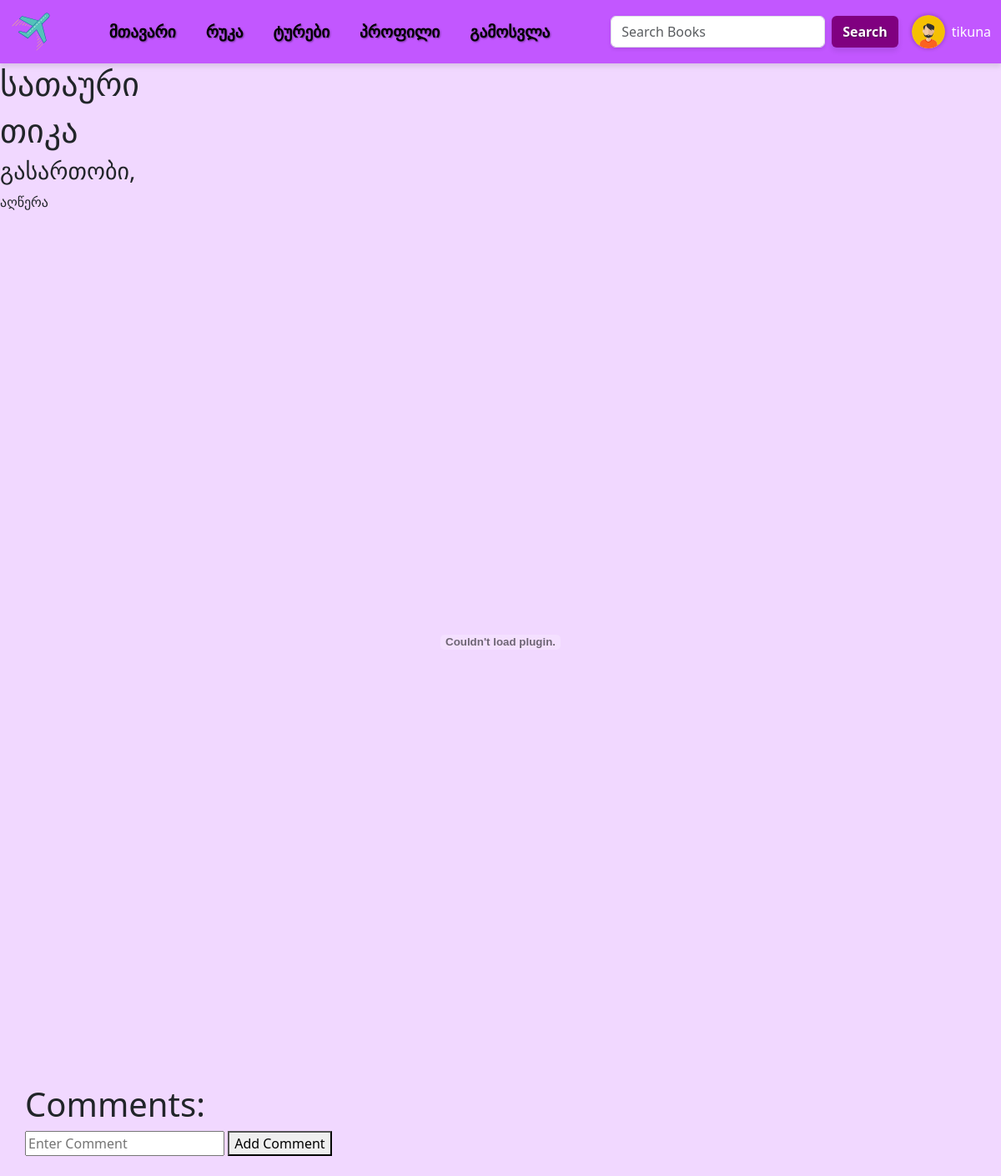
Screenshot of /reading/1 (signed in) with the database file from the repository.
### base/models.py (models this page shows, shortened)
class User(AbstractUser):
    travels = models.ManyToManyField(Travel, related_name='users',blank=True)
    avatar = models.ImageField(null=True, default='avatar.svg')
    bio = models.TextField(null=True)

class Travel(models.Model):
    creator = models.ForeignKey('User', on_delete=models.SET("Unknown Creator"), related_name='created_travels')
    picture = models.ImageField(null=True, blank=True)
    file = models.FileField(null=True)
    name = models.CharField(max_length=100)
    autor = models.ForeignKey(Author, on_delete=models.SET("Unknown Author"))
    genre = models.ManyToManyField(Genre, related_name='travels',blank=True)
    description = models.TextField(max_length=500)
    created = models.DateTimeField(auto_now_add=True)
    update = models.DateTimeField(auto_now=True)
    class Meta:
        ordering = ["name", "created"]

class Author(models.Model):
    name = models.CharField(max_length=200)
    def __str__(self):
        return self.name

class Genre(models.Model):
    name = models.CharField(max_length=50)
    Desc = models.CharField(max_length=300, default="No Description")
    def __str__(self):
        return  self.name

### base/views.py (the view, shortened to what this page needs)
# urls.py: path('reading/<str:id>', views.reading, name='reading'),
def reading(request, id):
    travel = Travel.objects.get(id=id)
    travel_comments = Comment.objects.filter(travel=travel)
    return render(request, 'base/reading.html', {'travel': travel, 'comments': travel_comments})

### base/templates/base/reading.html (shortened to what this page needs)
{% extends 'main.html' %}
{% block content %}
    <h1>{{ travel.name }}</h1>
    <h1>{{ travel.autor }}</h1>
    <h3>
        {% for genre in travel.genre.all %}
            {{ genre }},
        {% endfor %}
    </h3>
    <p>{{ travel.description }}</p>
    {% load static %}
    <embed src="{% static travel.file.url %}" width="100%" height="1000px" scrolling="auto"/>
    <br>
    <br>
    <div style="margin-left: 30px;">
        <h1>Comments:</h1>
        {% if request.user.is_authenticated %}
            <form action="" method="POST">
                <input name="body" placeholder="Enter Comment">
                <button type="submit">Add Comment</button>
            </form>
        {% endif %}
        <br>
    </div>
{% endblock %}

### templates/navbar.html (shortened to what this page needs)
{% load static %}
<nav class="navbar navbar-expand-lg custom-navbar">
    <div class="container-fluid">
        <a class="navbar-brand" href="https://www.youtube.com/watch?v=Yj6V_a1-EUA">
            <img src="{% static 'files/travel.svg' %}" alt="Logo" style="height: 50px;" />
        </a>
        <div class="collapse navbar-collapse" id="navbarSupportedContent">
            <ul class="navbar-nav mx-auto mb-2 mb-lg-0">
                <li class="nav-item">
                    <a class="nav-link active" aria-current="page" href="{% url 'home' %}">მთავარი</a>
                </li>
                <li class="nav-item">
                    <a class="nav-link active" aria-current="page" href="{% url 'about' %}">რუკა</a>
                </li>
                {% if request.user.is_authenticated %}
                <li class="nav-item">
                    <a class="nav-link active" aria-current="page" href="{% url 'profile' request.user.id %}">ტურები</a>
                </li>
                 <li class="nav-item">
                    <a class="nav-link active" aria-current="page" href="{% url 'update_user' %}">პროფილი</a>
                </li>
                <li class="nav-item">
                    <a class="nav-link active" aria-current="page" href="{% url 'logout' %}">გამოსვლა</a>
                </li>
                {% else %}
                <li class="nav-item">
                    <a class="nav-link active" aria-current="page" href="{% url 'login' %}">შესვლა</a>
                </li>
                {% endif %}
            </ul>
            <form class="d-flex" role="search" action="">
                <input class="form-control me-2" type="search" name="q" placeholder="Search Books" aria-label="Search">
                <button class="btn btn-purple" type="submit">Search</button>
            </form>
            {% if request.user.is_authenticated %}
            <div class="d-flex align-items-center ms-3">
                <a href="{% url 'profile' request.user.id %}" class="d-flex align-items-center">
                    <img src="{{ request.user.avatar.url }}" width="40" height="40" style="border-radius:50%; box-shadow: 0 0 5px rgba(0, 0, 0, 0.3);">
                </a>
                <span class="ms-2">{{ request.user.username }}</span>
            </div>
            {% endif %}
        </div>
    </div>
</nav>

### static/styles/style.css (style rules this page uses)
body { background-color: #f1d8ff; }
a { text-decoration: none; color: black; }
.custom-navbar { background-color: #c257ff; color: white; box-shadow: 0 4px 6px rgba(0, 0, 0, 0.1); }
.custom-navbar .nav-link { font-size: 1.2rem; font-weight: bold; color: white; text-shadow: 1px 1px 2px rgba(0, 0, 0, 0.4); }
.custom-navbar .navbar-brand img { height: 40px; }
.custom-navbar .btn-purple { background-color: #800080; color: white; font-weight: bold; text-shadow: 1px 1px 2px rgba(0, 0, 0, 0.4); box-shadow: 0 4px 6px rgba(0, 0, 0, 0.1); }
.custom-navbar .form-control { box-shadow: 0 2px 4px rgba(0, 0, 0, 0.1); }
.custom-navbar .nav-link { margin-right: 20px; }

### rows the page displays
User: user.avatar (placeholder picture), user.username "tikuna"
Travel: name "სათაური", autor "თიკა", description "აღწერა"
Genre: name "გასართობი"
